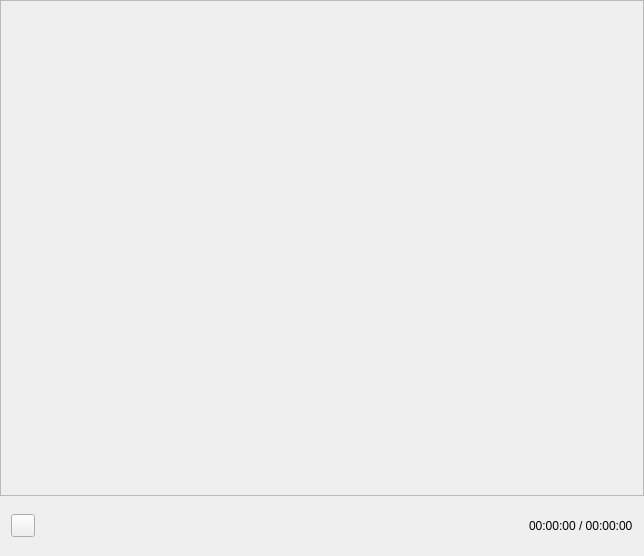
<?xml version="1.0" encoding="UTF-8"?>
<ui version="4.0">
 <class>VideoPlayer</class>
 <widget class="QWidget" name="VideoPlayer">
  <property name="windowModality">
   <enum>Qt::NonModal</enum>
  </property>
  <property name="geometry">
   <rect>
    <x>0</x>
    <y>0</y>
    <width>644</width>
    <height>556</height>
   </rect>
  </property>
  <property name="windowTitle">
   <string>SimLaparo</string>
  </property>
  <layout class="QHBoxLayout" name="horizontalLayout_2" stretch="1">
   <property name="spacing">
    <number>0</number>
   </property>
   <property name="leftMargin">
    <number>0</number>
   </property>
   <property name="topMargin">
    <number>0</number>
   </property>
   <property name="rightMargin">
    <number>0</number>
   </property>
   <property name="bottomMargin">
    <number>0</number>
   </property>
   <item>
    <widget class="QFrame" name="videoWindowFrame">
     <layout class="QVBoxLayout" name="verticalLayout_3" stretch="320">
      <property name="spacing">
       <number>0</number>
      </property>
      <property name="leftMargin">
       <number>0</number>
      </property>
      <property name="topMargin">
       <number>0</number>
      </property>
      <property name="rightMargin">
       <number>0</number>
      </property>
      <property name="bottomMargin">
       <number>0</number>
      </property>
      <item>
       <layout class="QHBoxLayout" name="horizontalLayout_4">
        <item>
         <widget class="QFrame" name="videoCenterFrame">
          <layout class="QVBoxLayout" name="verticalLayout_2" stretch="1,0">
           <property name="spacing">
            <number>0</number>
           </property>
           <property name="leftMargin">
            <number>0</number>
           </property>
           <property name="topMargin">
            <number>0</number>
           </property>
           <property name="rightMargin">
            <number>0</number>
           </property>
           <property name="bottomMargin">
            <number>0</number>
           </property>
           <item>
            <widget class="QFrame" name="videoViewBk">
             <property name="frameShape">
              <enum>QFrame::StyledPanel</enum>
             </property>
             <property name="frameShadow">
              <enum>QFrame::Raised</enum>
             </property>
             <layout class="QVBoxLayout" name="verticalLayout_4">
              <property name="spacing">
               <number>0</number>
              </property>
              <property name="leftMargin">
               <number>0</number>
              </property>
              <property name="topMargin">
               <number>0</number>
              </property>
              <property name="rightMargin">
               <number>0</number>
              </property>
              <property name="bottomMargin">
               <number>0</number>
              </property>
             </layout>
            </widget>
           </item>
           <item>
            <widget class="QFrame" name="videoControlFrame">
             <property name="minimumSize">
              <size>
               <width>0</width>
               <height>60</height>
              </size>
             </property>
             <layout class="QVBoxLayout" name="verticalLayout">
              <property name="spacing">
               <number>0</number>
              </property>
              <property name="topMargin">
               <number>0</number>
              </property>
              <property name="bottomMargin">
               <number>0</number>
              </property>
              <item>
               <layout class="QHBoxLayout" name="horizontalLayout" stretch="0,0,0">
                <property name="spacing">
                 <number>15</number>
                </property>
                <property name="topMargin">
                 <number>0</number>
                </property>
                <property name="bottomMargin">
                 <number>0</number>
                </property>
                <item>
                 <layout class="QHBoxLayout" name="horizontalLayout_3">
                  <item>
                   <widget class="QToolButton" name="video_btn_play">
                    <property name="toolTip">
                     <string>播放</string>
                    </property>
                    <property name="text">
                     <string/>
                    </property>
                    <property name="checkable">
                     <bool>true</bool>
                    </property>
                   </widget>
                  </item>
                 </layout>
                </item>
                <item>
                 <spacer name="horizontalSpacer">
                  <property name="orientation">
                   <enum>Qt::Horizontal</enum>
                  </property>
                  <property name="sizeHint" stdset="0">
                   <size>
                    <width>40</width>
                    <height>20</height>
                   </size>
                  </property>
                 </spacer>
                </item>
                <item>
                 <widget class="QLabel" name="timeLabel">
                  <property name="text">
                   <string>00:00:00 / 00:00:00</string>
                  </property>
                 </widget>
                </item>
               </layout>
              </item>
             </layout>
            </widget>
           </item>
          </layout>
         </widget>
        </item>
       </layout>
      </item>
     </layout>
    </widget>
   </item>
  </layout>
 </widget>
 <layoutdefault spacing="6" margin="11"/>
 <resources/>
 <connections/>
</ui>
